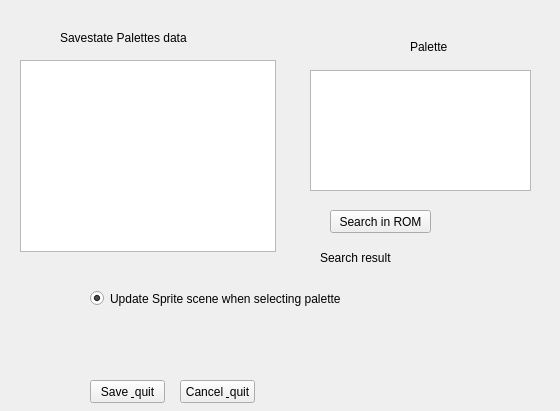
<?xml version="1.0" encoding="UTF-8"?>
<ui version="4.0">
 <class>SavestatePaletteSelector</class>
 <widget class="QWidget" name="SavestatePaletteSelector">
  <property name="geometry">
   <rect>
    <x>0</x>
    <y>0</y>
    <width>560</width>
    <height>411</height>
   </rect>
  </property>
  <property name="windowTitle">
   <string>Form</string>
  </property>
  <widget class="QPushButton" name="saveQuitButton">
   <property name="geometry">
    <rect>
     <x>90</x>
     <y>380</y>
     <width>75</width>
     <height>23</height>
    </rect>
   </property>
   <property name="text">
    <string>Save &amp; quit</string>
   </property>
  </widget>
  <widget class="QPushButton" name="cancelQuitButton">
   <property name="geometry">
    <rect>
     <x>180</x>
     <y>380</y>
     <width>75</width>
     <height>23</height>
    </rect>
   </property>
   <property name="text">
    <string>Cancel &amp; quit</string>
   </property>
  </widget>
  <widget class="GraphicsClickableView" name="allPaletteGraphicsView">
   <property name="geometry">
    <rect>
     <x>20</x>
     <y>60</y>
     <width>256</width>
     <height>192</height>
    </rect>
   </property>
  </widget>
  <widget class="QGraphicsView" name="paletteGraphicsView">
   <property name="geometry">
    <rect>
     <x>310</x>
     <y>70</y>
     <width>221</width>
     <height>121</height>
    </rect>
   </property>
  </widget>
  <widget class="QLabel" name="label">
   <property name="geometry">
    <rect>
     <x>410</x>
     <y>40</y>
     <width>47</width>
     <height>13</height>
    </rect>
   </property>
   <property name="text">
    <string>Palette</string>
   </property>
  </widget>
  <widget class="QLabel" name="label_2">
   <property name="geometry">
    <rect>
     <x>60</x>
     <y>30</y>
     <width>161</width>
     <height>16</height>
    </rect>
   </property>
   <property name="text">
    <string>Savestate Palettes data</string>
   </property>
  </widget>
  <widget class="QPushButton" name="searchROMButton">
   <property name="geometry">
    <rect>
     <x>330</x>
     <y>210</y>
     <width>101</width>
     <height>23</height>
    </rect>
   </property>
   <property name="text">
    <string>Search in ROM</string>
   </property>
  </widget>
  <widget class="QLabel" name="searchResultLabel">
   <property name="geometry">
    <rect>
     <x>320</x>
     <y>250</y>
     <width>111</width>
     <height>16</height>
    </rect>
   </property>
   <property name="text">
    <string>Search result</string>
   </property>
  </widget>
  <widget class="QRadioButton" name="updateSceneButton">
   <property name="geometry">
    <rect>
     <x>90</x>
     <y>290</y>
     <width>261</width>
     <height>17</height>
    </rect>
   </property>
   <property name="text">
    <string>Update Sprite scene when selecting palette</string>
   </property>
   <property name="checked">
    <bool>true</bool>
   </property>
  </widget>
 </widget>
 <customwidgets>
  <customwidget>
   <class>GraphicsClickableView</class>
   <extends>QGraphicsView</extends>
   <header>graphicsclickableview.h</header>
  </customwidget>
 </customwidgets>
 <resources/>
 <connections/>
</ui>
